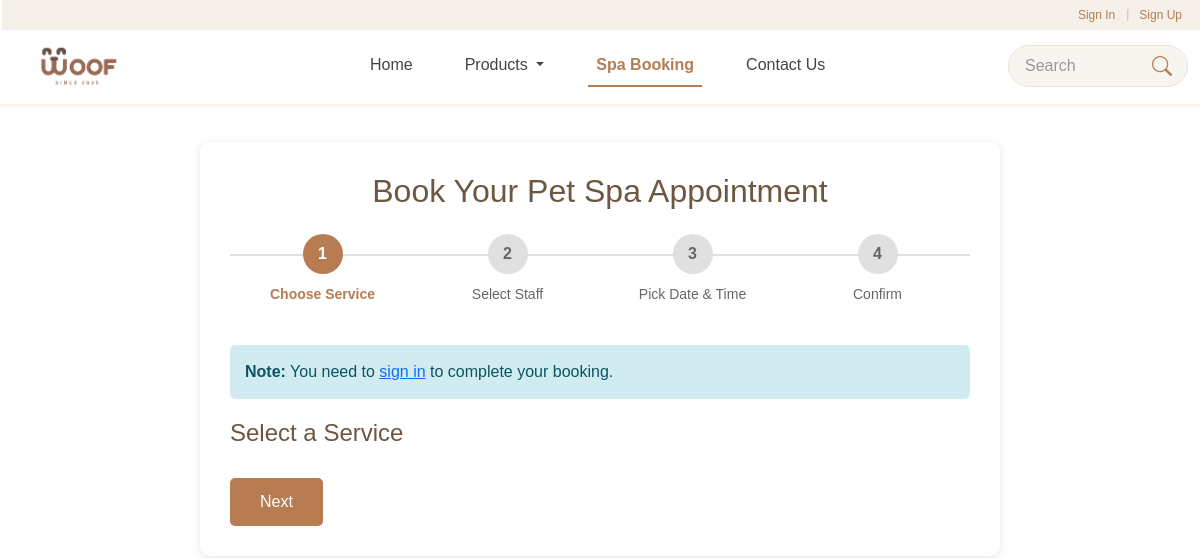
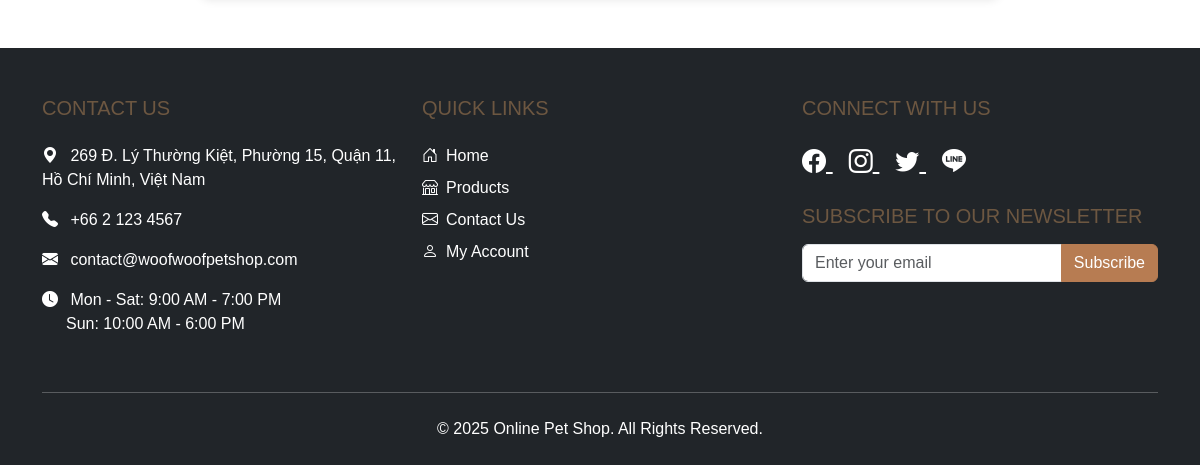
Page /index.php?page=booking on the earlier database version (2 pictures, top to bottom).
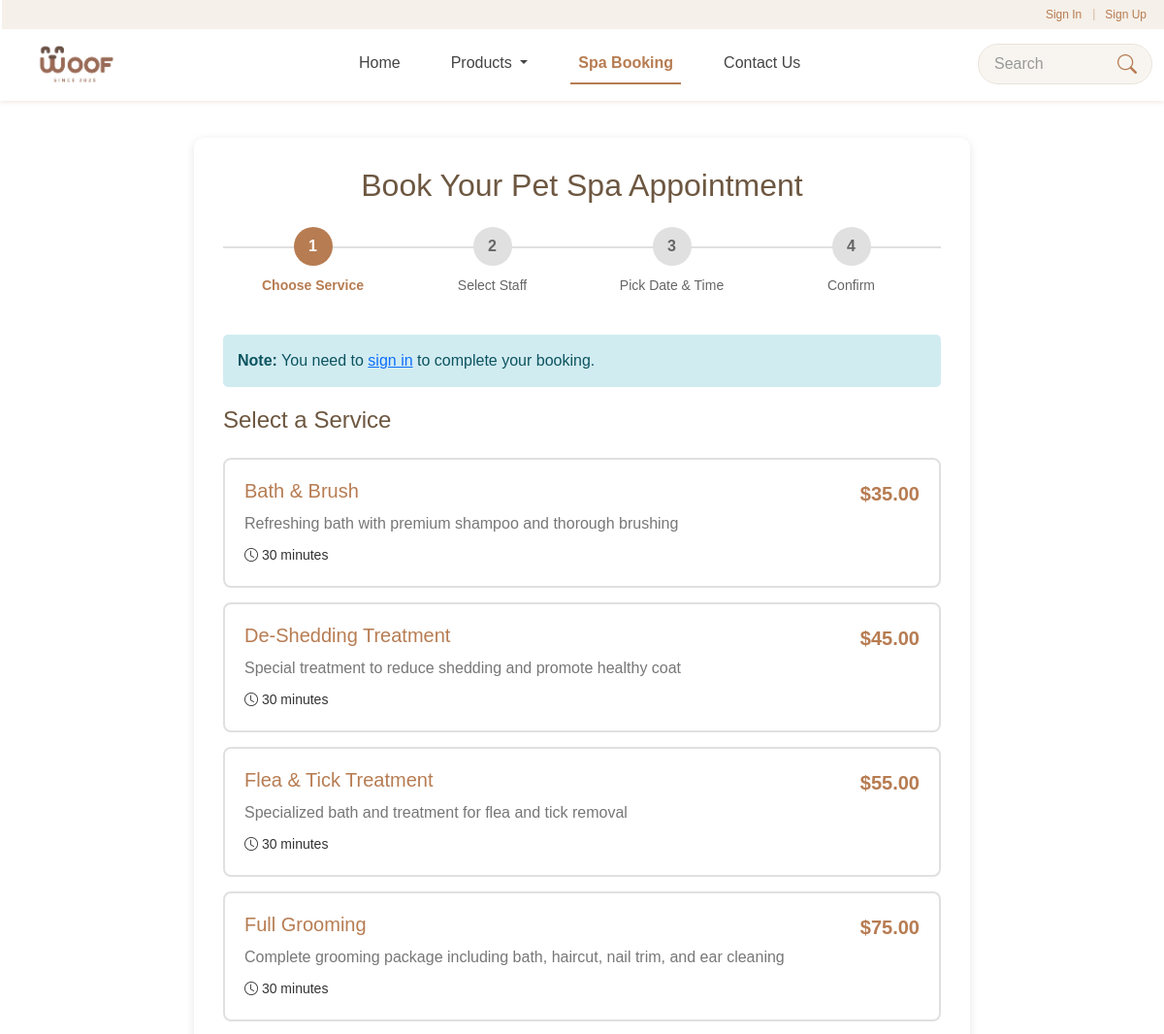
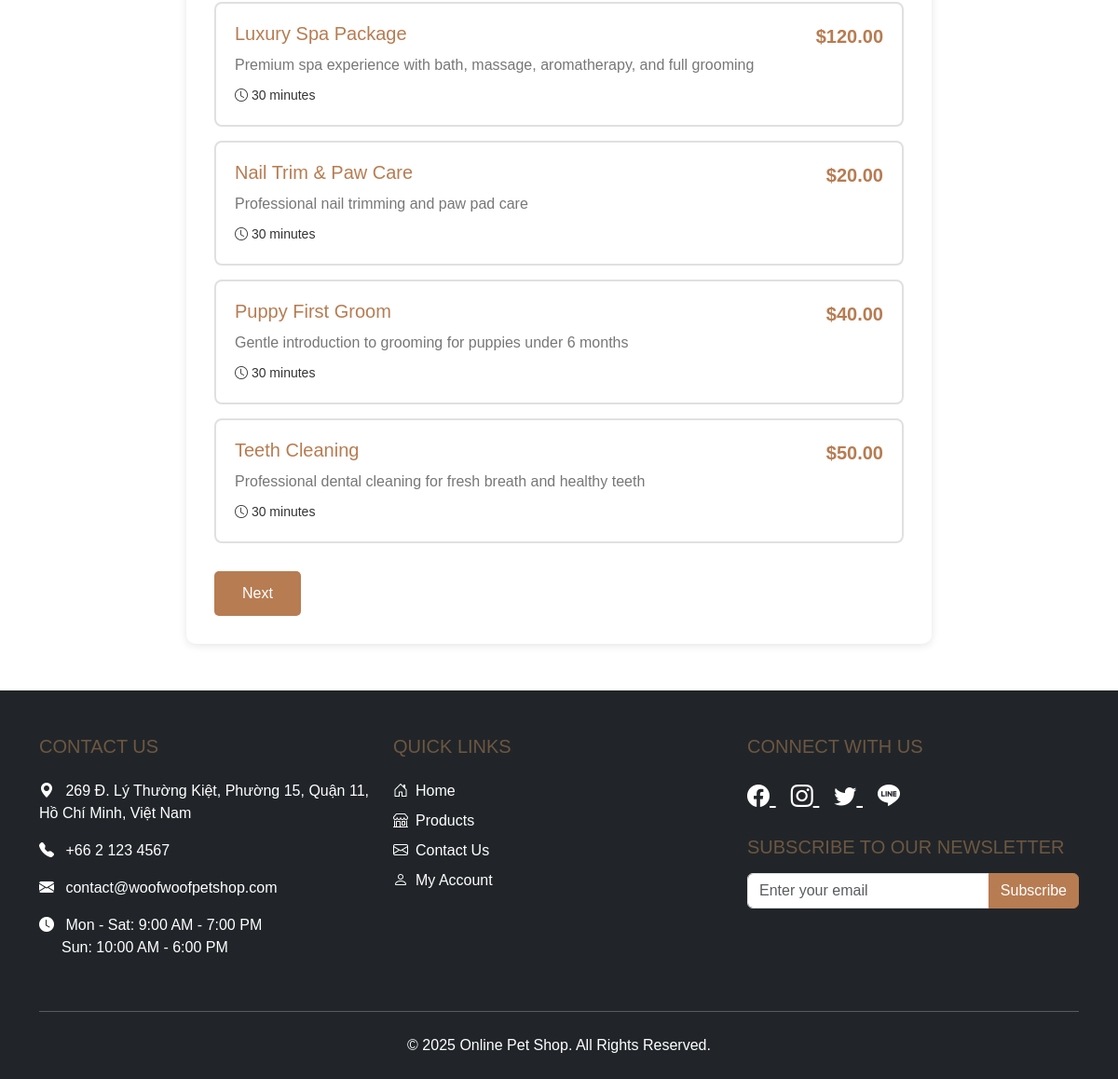
Same page on the later database version (2 pictures, top to bottom).
### tables this page shows
CREATE TABLE `spa_services` (
  `id` int(11) NOT NULL,
  `name` varchar(100) NOT NULL,
  `duration_minutes` int(11) NOT NULL,
  `price` decimal(10,2) NOT NULL,
  `description` text DEFAULT NULL,
  `is_active` tinyint(1) DEFAULT 1,
  `created_at` timestamp NOT NULL DEFAULT current_timestamp()
);

### controllers/BookingController.php (called while the page is built, shortened)
<?php
require_once 'models/SpaService.php';
require_once 'includes/SessionManager.php';
class BookingController {
    private $spaService;
    public function __construct() {
        $database = new Database();
        $this->db = $database->getConnection();
        $this->spaService = new SpaService($this->db);
    }
    public function index() {
        $services = $this->spaService->getAllActive();
        $isLoggedIn = SessionManager::isUserLoggedIn();
        include 'views/booking/index.php';
    }
}

### includes/SessionManager.php (called while the page is built, shortened)
<?php
class SessionManager {
    public static function isUserLoggedIn() {
        return isset($_SESSION['user_id']) &&
               (!isset($_SESSION['user_type']) || $_SESSION['user_type'] === 'user');
    }
}

### config/database.example.php (called while the page is built, shortened)
<?php
class Database {
    private $host = 'localhost';
    private $username = 'your_username';
    private $password = 'your_password';
    private $dbname = 'chabong_shop';
    private $conn;
    public function __construct() {
        try {
            $this->conn = new mysqli($this->host, $this->username, $this->password, $this->dbname);
            $this->conn->set_charset("utf8mb4");
        } catch (Exception $e) {
            echo 'Database Connection Error: ' . $e->getMessage();
            exit;
        }
    }
    public function getConnection() {
        return $this->conn;
    }
}

### models/SpaService.php (called while the page is built, shortened)
<?php
class SpaService {
    private $conn;
    private $table = 'spa_services';
    public function __construct($db) {
        $this->conn = $db;
    }
    public function getAllActive() {
        $query = "SELECT id, name, duration_minutes, price, description
                  FROM " . $this->table . "
                  WHERE is_active = 1
                  ORDER BY name ASC";
        $result = mysqli_query($this->conn, $query);
        $services = [];
        while ($row = mysqli_fetch_assoc($result)) {
            $services[] = $row;
        }
        return $services;
    }
}

### views/booking/index.php (the view, shortened to what this page needs)
<?php
include 'views/layouts/header.php';
?>
<div class="booking-wizard">
    <h2 class="text-center mb-4">Book Your Pet Spa Appointment</h2>
    <div class="wizard-steps">
        <div class="wizard-step active" data-step="1">
            <div class="step-number">1</div>
            <div class="step-title">Choose Service</div>
        </div>
        <div class="wizard-step" data-step="2">
            <div class="step-number">2</div>
            <div class="step-title">Select Staff</div>
        </div>
        <div class="wizard-step" data-step="3">
            <div class="step-number">3</div>
            <div class="step-title">Pick Date & Time</div>
        </div>
        <div class="wizard-step" data-step="4">
            <div class="step-number">4</div>
            <div class="step-title">Confirm</div>
        </div>
    </div>
    <?php if (!$isLoggedIn): ?>
        <div class="alert-info">
            <strong>Note:</strong> You need to <a href="index.php?page=signin&redirect=booking">sign in</a> to complete your booking.
        </div>
    <?php endif; ?>
    <form id="bookingForm" method="POST" action="index.php?page=booking&action=store">
        <div class="wizard-content active" data-step="1">
            <h4 class="mb-4">Select a Service</h4>
            <div id="servicesContainer">
                <?php foreach ($services as $service): ?>
                    <div class="service-card" data-service-id="<?= $service['id'] ?>"
                         data-service-name="<?= htmlspecialchars($service['name']) ?>"
                         data-service-price="<?= number_format($service['price'], 2) ?>"
                         data-service-duration="<?= $service['duration_minutes'] ?>">
                        <div class="d-flex justify-content-between align-items-start">
                            <div>
                                <h5><?= htmlspecialchars($service['name']) ?></h5>
                                <p class="mb-2 text-muted"><?= htmlspecialchars($service['description']) ?></p>
                                <p class="mb-0"><small><i class="bi bi-clock"></i> <?= $service['duration_minutes'] ?> minutes</small></p>
                            </div>
                            <div class="text-end">
                                <div class="service-price">$<?= number_format($service['price'], 2) ?></div>
                            </div>
                        </div>
                    </div>
                <?php endforeach; ?>
            </div>
        </div>
        <div class="wizard-actions">
            <button type="button" class="btn btn-wizard" id="nextBtn">
                Next
            </button>
        </div>
    </form>
</div>
<?php include 'views/layouts/footer.php'; ?>

Differences in the rows shown:
added spa_services: name "Bath & Brush", description "Refreshing bath with premium shampoo and thorough brushing", duration_minutes "30", price "35.00"
added spa_services: name "De-Shedding Treatment", description "Special treatment to reduce shedding and promote healthy coat", duration_minutes "30", price "45.00"
added spa_services: name "Flea & Tick Treatment", description "Specialized bath and treatment for flea and tick removal", duration_minutes "30", price "55.00"
added spa_services: name "Full Grooming", description "Complete grooming package including bath, haircut, nail trim, and ear cleaning", duration_minutes "30", price "75.00"
added spa_services: name "Luxury Spa Package", description "Premium spa experience with bath, massage, aromatherapy, and full grooming", duration_minutes "30", price "120.00"
added spa_services: name "Nail Trim & Paw Care", description "Professional nail trimming and paw pad care", duration_minutes "30", price "20.00"
added spa_services: name "Puppy First Groom", description "Gentle introduction to grooming for puppies under 6 months", duration_minutes "30", price "40.00"
added spa_services: name "Teeth Cleaning", description "Professional dental cleaning for fresh breath and healthy teeth", duration_minutes "30", price "50.00"
